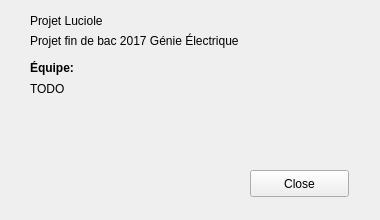
<?xml version="1.0" encoding="UTF-8"?>
<ui version="4.0">
 <class>AboutUs</class>
 <widget class="QWidget" name="AboutUs">
  <property name="geometry">
   <rect>
    <x>0</x>
    <y>0</y>
    <width>380</width>
    <height>220</height>
   </rect>
  </property>
  <property name="sizePolicy">
   <sizepolicy hsizetype="Preferred" vsizetype="Preferred">
    <horstretch>0</horstretch>
    <verstretch>0</verstretch>
   </sizepolicy>
  </property>
  <property name="windowTitle">
   <string>About Us</string>
  </property>
  <widget class="QLabel" name="label">
   <property name="geometry">
    <rect>
     <x>30</x>
     <y>10</y>
     <width>261</width>
     <height>21</height>
    </rect>
   </property>
   <property name="text">
    <string>Projet Luciole</string>
   </property>
  </widget>
  <widget class="QLabel" name="label_2">
   <property name="geometry">
    <rect>
     <x>30</x>
     <y>30</y>
     <width>321</width>
     <height>21</height>
    </rect>
   </property>
   <property name="text">
    <string>Projet fin de bac 2017 Génie Électrique</string>
   </property>
   <property name="textFormat">
    <enum>Qt::AutoText</enum>
   </property>
   <property name="alignment">
    <set>Qt::AlignJustify|Qt::AlignVCenter</set>
   </property>
  </widget>
  <widget class="QPushButton" name="pushButton">
   <property name="geometry">
    <rect>
     <x>250</x>
     <y>170</y>
     <width>99</width>
     <height>27</height>
    </rect>
   </property>
   <property name="text">
    <string>Close</string>
   </property>
  </widget>
  <widget class="QLabel" name="label_4">
   <property name="geometry">
    <rect>
     <x>250</x>
     <y>60</y>
     <width>101</width>
     <height>101</height>
    </rect>
   </property>
   <property name="text">
    <string/>
   </property>
   <property name="pixmap">
    <pixmap>../Ressources/download.png</pixmap>
   </property>
   <property name="scaledContents">
    <bool>true</bool>
   </property>
  </widget>
  <widget class="QLabel" name="label_3">
   <property name="geometry">
    <rect>
     <x>30</x>
     <y>60</y>
     <width>67</width>
     <height>17</height>
    </rect>
   </property>
   <property name="text">
    <string>&lt;html&gt;&lt;head/&gt;&lt;body&gt;&lt;p&gt;&lt;span style=&quot; font-weight:600;&quot;&gt;Équipe:&lt;/span&gt;&lt;/p&gt;&lt;/body&gt;&lt;/html&gt;</string>
   </property>
  </widget>
  <widget class="QLabel" name="label_5">
   <property name="geometry">
    <rect>
     <x>30</x>
     <y>80</y>
     <width>67</width>
     <height>17</height>
    </rect>
   </property>
   <property name="text">
    <string>TODO</string>
   </property>
  </widget>
 </widget>
 <resources/>
 <connections>
  <connection>
   <sender>pushButton</sender>
   <signal>clicked()</signal>
   <receiver>AboutUs</receiver>
   <slot>close()</slot>
   <hints>
    <hint type="sourcelabel">
     <x>309</x>
     <y>173</y>
    </hint>
    <hint type="destinationlabel">
     <x>189</x>
     <y>98</y>
    </hint>
   </hints>
  </connection>
 </connections>
</ui>
